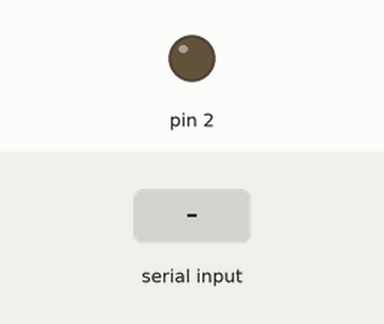
Simulated run of this sketch. Board: Arduino Uno, built with avr-gcc and run on an emulated ATmega328P. Shown: output pins drawn as LEDs (lit = HIGH). Dashed ring = blinking. The test bench sets the inputs (shaded band).

Above: at 1.2 s.
1.3 s: "B" received over Serial
At 1.9 s:
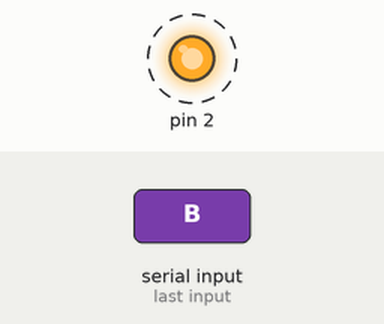
Timing chart, 0 to 10.3 s (numbered marks = the images above; inputs shaded):
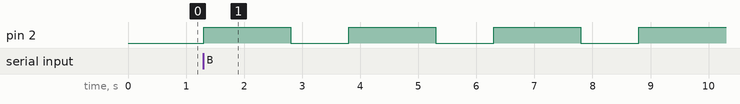

The sketch:

sketch_feb26_comSwitchCase.ino
```cpp
void setup() {
  Serial.begin(9600);
  pinMode(2, OUTPUT);
}

void loop() {
  if (Serial.available() > 0) {
    int inByte = Serial.read();

    switch (inByte) {
      case 'a':
        digitalWrite(2, LOW);
        break;

      case 'A':
        digitalWrite(2, HIGH);
        break;

      case 'B':
        for (int i = 0; i < 10; i++){
          digitalWrite(2, HIGH);
          delay(1500);
          digitalWrite(2, LOW);
          delay(1000);
        }

      default:
        digitalWrite(2, LOW);
        break;
    }
  }
}
```

Measured:
- after the input at 1.3 s, pin 2: alternates HIGH for 1.5 s and LOW for 1.0 s, starting at once
